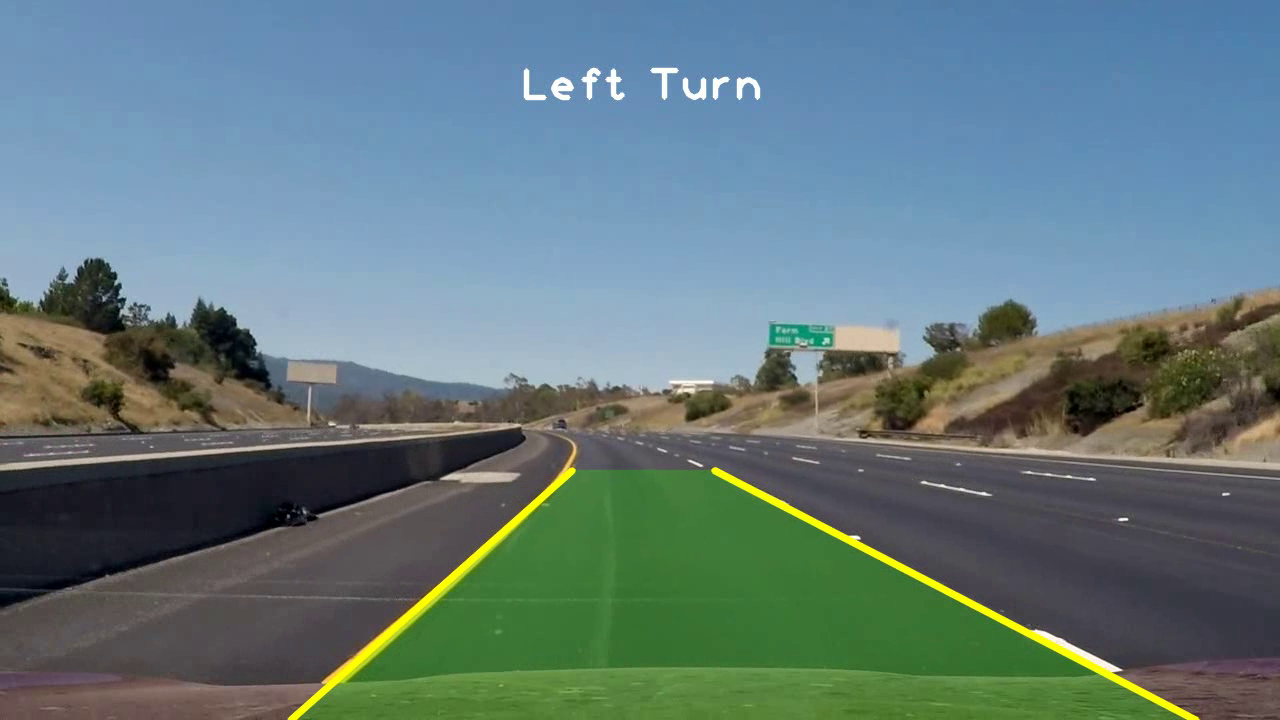
//> input picture frame 4 of RoadLaneDetection/result.avi, 1280 x 720 px, given in place of input.mp4, which was not available
$ ./Main   (built with g++ and OpenCV 4)
//> lines starting //> are read from the running program, lines starting //| are printed output that depends on the picture; after the words box and inside, x2 and y2 are one past the last pixel; in counts of white or black regions, pixels touching at a corner belong together; pictures that were not available may be replaced by others from this repository, and a replacement may not be noted
### RoadLaneDetection/RoadLaneDetector.h
#pragma once
#include <opencv2/highgui/highgui.hpp>
#include<iostream>
#include <string>
#include <vector>
#include "opencv2/opencv.hpp"

using namespace std;
using namespace cv;

class RoadLaneDetector
{
private:
	double img_size, img_center;
	double left_m, right_m;
	Point left_b, right_b;
	bool left_detect = false, right_detect = false;

	//관심 영역 범위 계산시 사용
	double trap_bottom_width = 0.85;  //사다리꼴 아래쪽 가장자리 너비 계산을 위한 백분율
	double trap_top_width = 0.07;     //사다리꼴 위쪽 가장자리 너비 계산을 위한 백분율
	double trap_height = 0.4;         //사다리꼴 높이 계산을 위한 백분율


public:
	Mat filter_colors(Mat img_frame);
	Mat limit_region(Mat img_edges);
	vector<Vec4i> houghLines(Mat img_mask);
	vector<vector<Vec4i> > separateLine(Mat img_edges, vector<Vec4i> lines);
	vector<Point> regression(vector<vector<Vec4i> > separated_lines, Mat img_input);
	string predictDir();
	Mat drawLine(Mat img_input, vector<Point> lane, string dir);
};

### RoadLaneDetection/RoadLaneDetection.cpp
#include "opencv2/opencv.hpp"
#include <opencv2/highgui/highgui.hpp>
#include "RoadLaneDetector.h"
#include <iostream>
#include <string>
#include <vector>


Mat RoadLaneDetector::filter_colors(Mat img_frame) {
	/*
		흰색/노란색 색상의 범위를 정해 해당되는 차선을 필터링한다.
	*/
	Mat output;
	UMat img_hsv;
	UMat white_mask, white_image;
	UMat yellow_mask, yellow_image;
	img_frame.copyTo(output);

	//차선 색깔 범위
	Scalar lower_white = Scalar(200, 200, 200); //흰색 차선 (RGB)
	Scalar upper_white = Scalar(255, 255, 255);
	Scalar lower_yellow = Scalar(10, 100, 100); //노란색 차선 (HSV)
	Scalar upper_yellow = Scalar(40, 255, 255);

	//흰색 필터링
	inRange(output, lower_white, upper_white, white_mask);
	bitwise_and(output, output, white_image, white_mask);

	cvtColor(output, img_hsv, COLOR_BGR2HSV);

	//노란색 필터링
	inRange(img_hsv, lower_yellow, upper_yellow, yellow_mask);
	bitwise_and(output, output, yellow_image, yellow_mask);

	//두 영상을 합친다.
	addWeighted(white_image, 1.0, yellow_image, 1.0, 0.0, output);
	return output;
}


Mat RoadLaneDetector::limit_region(Mat img_edges) {
	/*
		관심 영역의 가장자리만 감지되도록 마스킹한다.
		관심 영역의 가장자리만 표시되는 이진 영상을 반환한다.
	*/
	int width = img_edges.cols;
	int height = img_edges.rows;

	Mat output;
	Mat mask = Mat::zeros(height, width, CV_8UC1);

	//관심 영역 정점 계산
	Point points[4]{
		Point((width * (1 - poly_bottom_width)) / 2, height),
		Point((width * (1 - poly_top_width)) / 2, height - height * poly_height),
		Point(width - (width * (1 - poly_top_width)) / 2, height - height * poly_height),
		Point(width - (width * (1 - poly_bottom_width)) / 2, height)
	};

	//정점으로 정의된 다각형 내부의 색상을 채워 그린다.
	fillConvexPoly(mask, points, 4, Scalar(255, 0, 0));

	//결과를 얻기 위해 edges 이미지와 mask를 곱한다.
	bitwise_and(img_edges, mask, output);
	return output;
}

// [178 lines left out: functions houghLines, separateLine, regression, predictDir, drawLine, not called in this run]

### RoadLaneDetection/Main.cpp
#include <opencv2/highgui/highgui.hpp>
#include <iostream>
#include <string>
#include <vector>
#include "opencv2/opencv.hpp"
#include "RoadLaneDetector.h"

int main()
{
	RoadLaneDetector roadLaneDetector;
	Mat img_frame, img_filter, img_edges, img_mask, img_lines, img_result;
	vector<Vec4i> lines;
	vector<vector<Vec4i> > separated_lines;
	vector<Point> lane;
	string dir;

	VideoCapture video("input.mp4");  //영상 불러오기

	if (!video.isOpened())
	{
		cout << "동영상 파일을 열 수 없습니다. \n" << endl;
		getchar();
		return -1;
	}

	video.read(img_frame);
//> img_frame is the input picture: 720 rows x 1280 cols, CV_8UC3; mean B, G, R 124.6, 122.1, 99.7
	if (img_frame.empty()) return -1;

	VideoWriter writer;
	int codec = VideoWriter::fourcc('X', 'V', 'I', 'D');  //원하는 코덱 선택
	double fps = 25.0;  //프레임
	string filename = "./result.avi";  //결과 파일

	writer.open(filename, codec, fps, img_frame.size(), CV_8UC3);
	if (!writer.isOpened()) {
		cout << "출력을 위한 비디오 파일을 열 수 없습니다. \n";
		return -1;
	}

	video.read(img_frame);
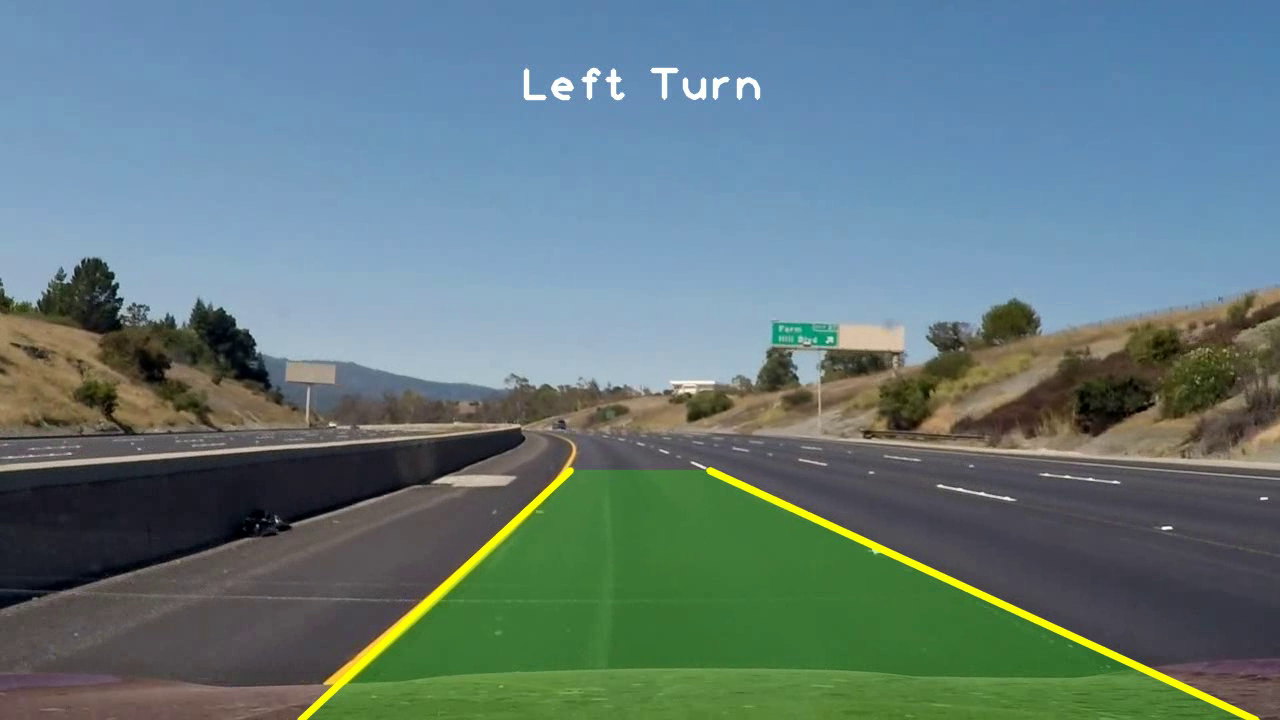
//> input picture frame 5 of RoadLaneDetection/result.avi, 1280 x 720 px, given in place of input.mp4, which was not available
//> img_frame is the input picture: 720 rows x 1280 cols, CV_8UC3; mean B, G, R 124.3, 122.3, 99.4
	int cnt = 0;

	while (1) {
		//1. 원본 영상을 읽어온다.
		if (!video.read(img_frame)) break;
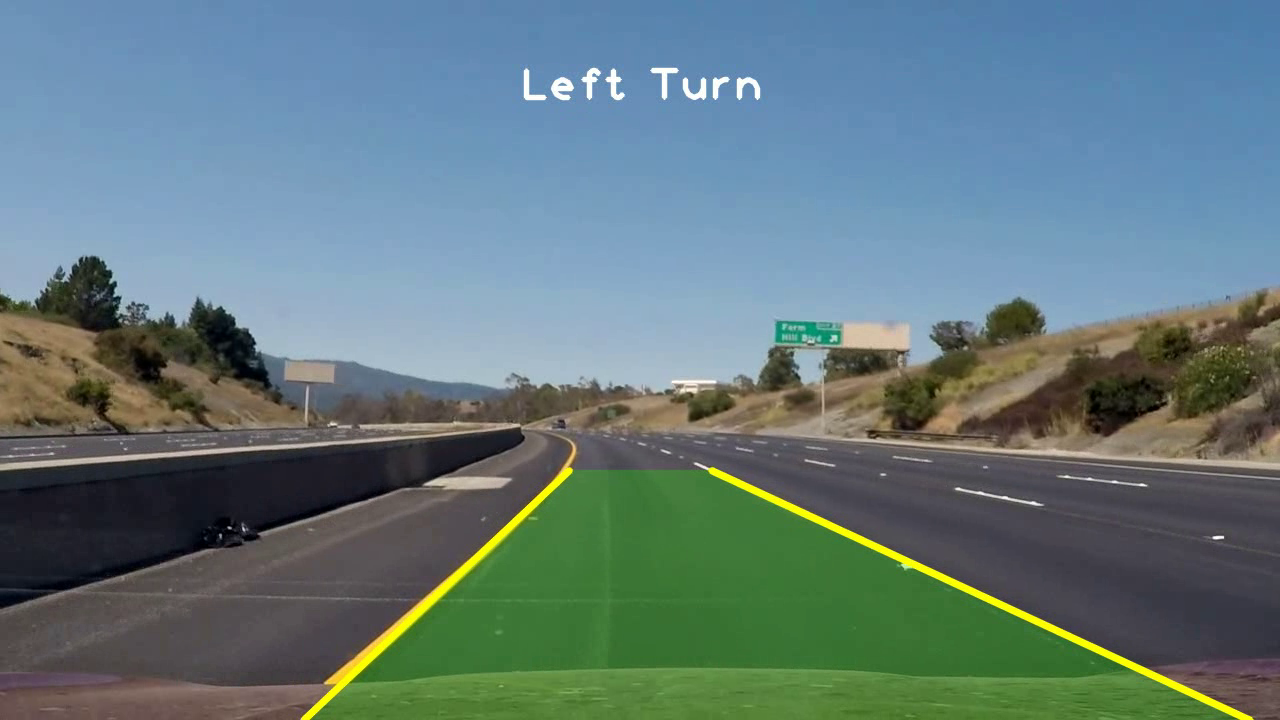
//> input picture frame 6 of RoadLaneDetection/result.avi, 1280 x 720 px, given in place of input.mp4, which was not available
//> img_frame is the input picture: 720 rows x 1280 cols, CV_8UC3; mean B, G, R 124.2, 122, 99.1

		//2. 흰색, 노란색 범위 내에 있는 것만 필터링하여 차선 후보로 저장한다.
		img_filter = roadLaneDetector.filter_colors(img_frame);
//> in filter_colors, `inRange(output, lower_white, upper_white, white_mask);`:
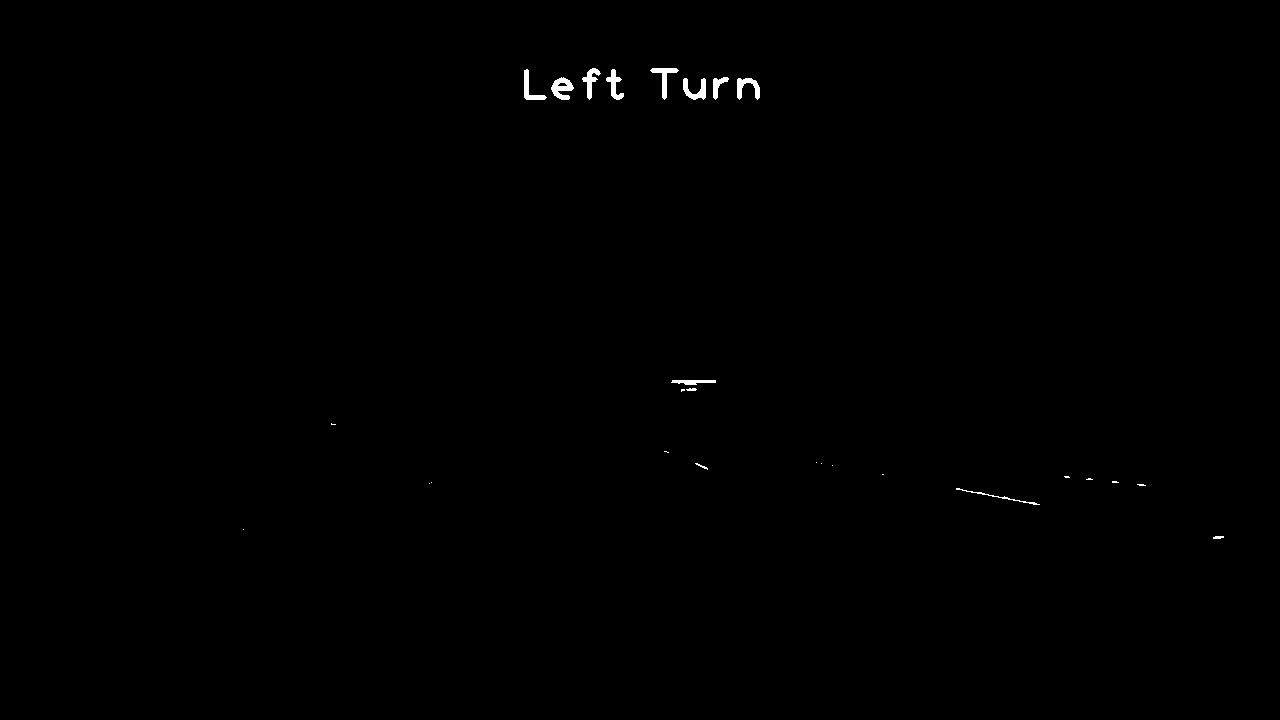
//> white_mask: 720 rows x 1280 cols, CV_8UC1; 0.26% white; 27 white regions (14 under 20 px), largest, box (x1, y1, x2, y2) and area: (551, 77, 574, 100) 303, (650, 68, 679, 100) 262, (683, 78, 706, 100) 260

		//3. 영상을 GrayScale 으로 변환한다.
		cvtColor(img_filter, img_filter, COLOR_BGR2GRAY);

		//4. Canny Edge Detection으로 에지를 추출. (잡음 제거를 위한 Gaussian 필터링도 포함)
		Canny(img_filter, img_edges, 50, 150);
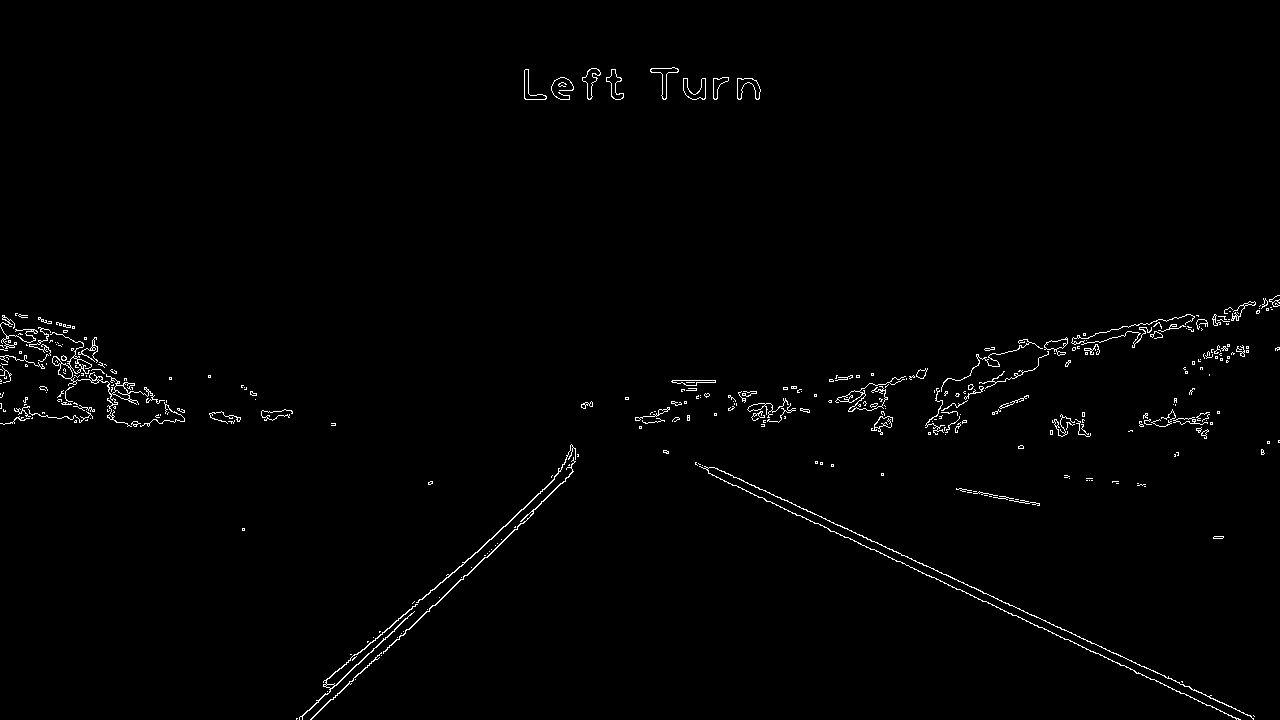
//> img_edges: 720 rows x 1280 cols, CV_8UC1; 1.1% white in thin lines or dots

		//5. 자동차의 진행방향 바닥에 존재하는 차선만을 검출하기 위한 관심 영역을 지정
		img_mask = roadLaneDetector.limit_region(img_edges);
//> (the run ends here: the program needs code that is not available in this run, at `Point points[4]`)

$ run again, starting later in the video
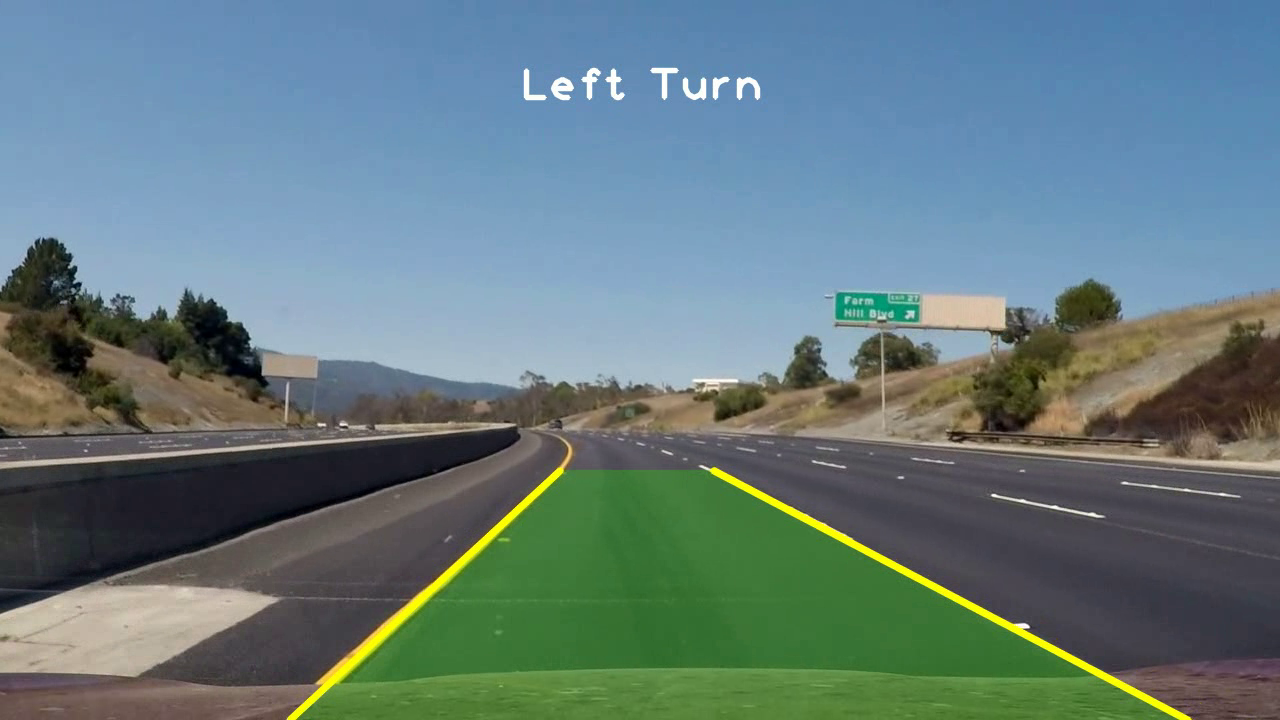
//> input picture frame 21 of RoadLaneDetection/result.avi, 1280 x 720 px, given in place of input.mp4, which was not available
//> img_frame is the input picture: 720 rows x 1280 cols, CV_8UC3; mean B, G, R 126.1, 123.7, 101.2
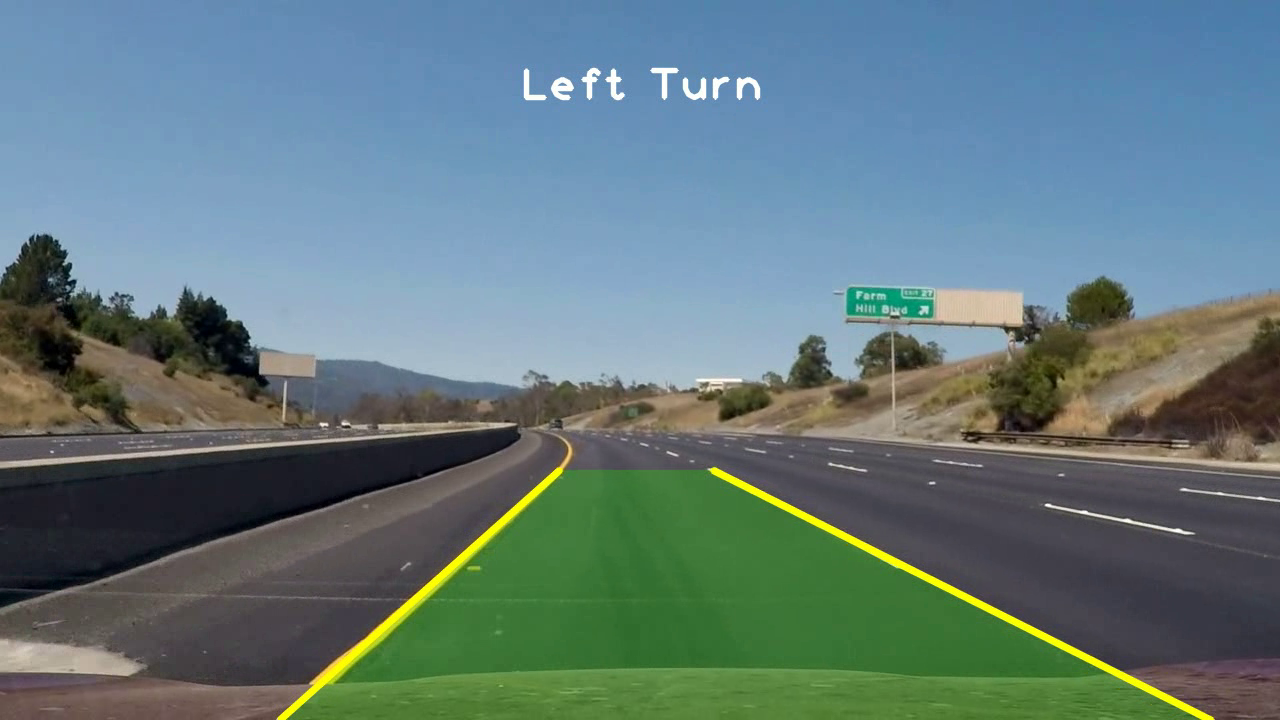
//> input picture frame 23 of RoadLaneDetection/result.avi, 1280 x 720 px, given in place of input.mp4, which was not available
//> img_frame is the input picture: 720 rows x 1280 cols, CV_8UC3; mean B, G, R 124.2, 121.9, 98.7
//> white_mask: 720 rows x 1280 cols, CV_8UC1; 0.28% white; 36 white regions (25 under 20 px), largest, box (x1, y1, x2, y2) and area: (551, 77, 574, 100) 304, (1045, 504, 1193, 534) 300, (650, 68, 679, 100) 262
//> img_hsv: 720 rows x 1280 cols, CV_8UC3; mean H, S, V 83.6, 90.2, 141.4
//> yellow_mask: 720 rows x 1280 cols, CV_8UC1; 2.5% white; 185 white regions (154 under 20 px), largest, box (x1, y1, x2, y2) and area: (1044, 300, 1280, 432) 5847, (276, 444, 574, 720) 4876, (710, 466, 1215, 720) 4678
//> `Canny(img_filter, img_edges, 50, 150);`:
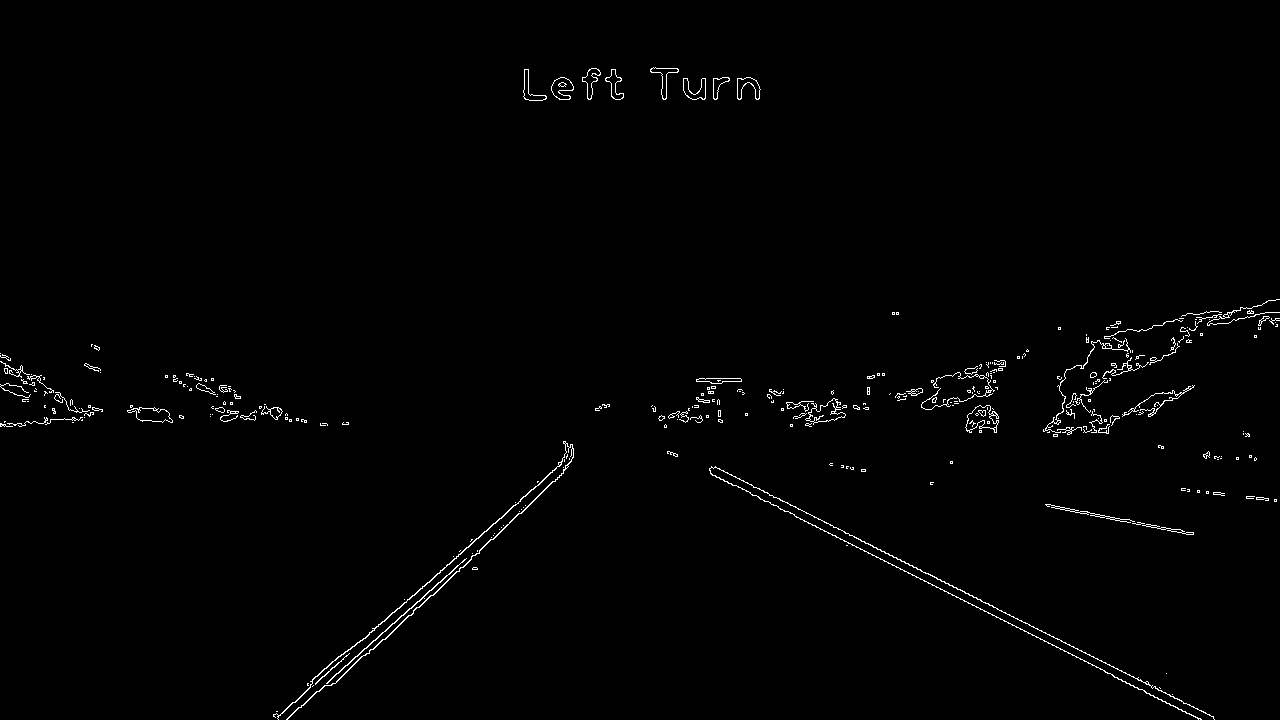
//> img_edges: 720 rows x 1280 cols, CV_8UC1; 0.99% white in thin lines or dots
